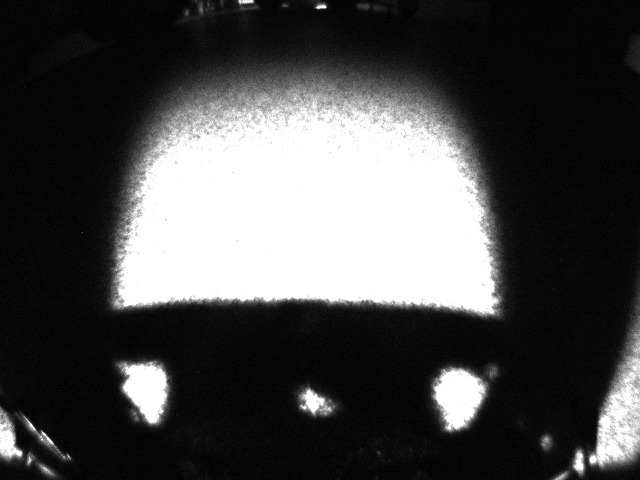
#> input picture frame 3 of src/opencv/src/voxl/takeoff.mp4, 640 x 480 px, given in place of tracking_05_06_23.mp4, which was not available
$ python contours.py
#> lines starting #> are read from the running program, lines starting #| are printed output that depends on the picture; after the words box and inside, x2 and y2 are one past the last pixel; in counts of white or black regions, pixels touching at a corner belong together; pictures that were not available may be replaced by others from this repository, and a replacement may not be noted
import cv2 as cv
import numpy as np


class Contours:
    def __init__(self):
        data = np.load("tracking_camera_intrinsic_data.npz")
#> (reads src/opencv/src/voxl/tracking_camera_intrinsic_data.npz from the repository)
        mtx = data['camera_matrix']
        dist = data['distortion_coefficient']
        cap = cv.VideoCapture("tracking_05_06_23.mp4")
        if not cap.isOpened():
            print("Can't open video file")
            exit()
        while True:
            ret, frame = cap.read()
#> frame is the input picture: shape (480, 640, 3); min 0, max 255, mean 73.4
            if not ret:
                print("Did video stream end?")
                break
            h, w = frame.shape[:2]
#> h = 480; w = 640
            newcameramtx, roi = cv.getOptimalNewCameraMatrix(mtx, dist, (w, h), 1)
#> roi = (0, 233, 386, 154)
            # undistort
            mapx, mapy = cv.initUndistortRectifyMap(mtx, dist, None, newcameramtx, (w, h), 5)
            dst = cv.remap(frame, mapx, mapy, cv.INTER_LINEAR)
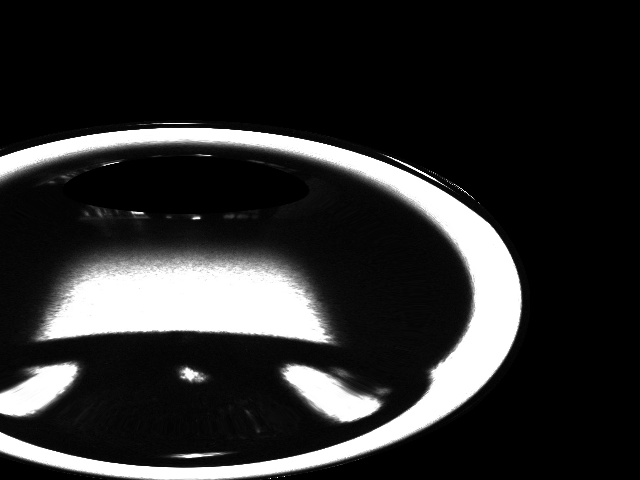
#> dst: shape (480, 640, 3); min 0, max 255, mean 44.8
            # crop the image
            x, y, w, h = roi
#> x = 0; y = 233; w = 386; h = 154
            self.dst = dst[y:y + h, x:x + w]
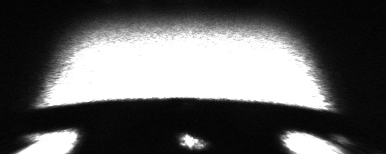
#> self.dst: shape (154, 386, 3); min 1, max 255, mean 94.8

            im1 = self.cnt()
            cv.imshow('Display', im1)
            if cv.waitKey(0) == ord('q'):
                break

    def cnt(self):
        im2 = self.dst
        rows, column, channel = im2.shape
#> rows = 154; column = 386; channel = 3
        # circle = cv.circle(im2, (int(column / 2) - 9, rows + 20), 70, (30, 200, 140), -5)
        # circle_gray = cv.cvtColor(circle, cv.COLOR_BGR2GRAY)
        rx = int(column / 2) - 9
#> rx = 184
        ry = rows + 25
#> ry = 179
        n = 0
        # [5 lines of commented-out code are left out]
        roi = im2[60:rows, 84:144]
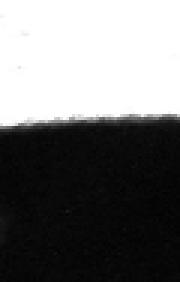
#> roi: shape (94, 60, 3) (shown 3 times larger); min 2, max 255, mean 114.1
        gray = cv.cvtColor(roi, cv.COLOR_BGR2GRAY)
        blur = cv.GaussianBlur(gray, (5, 5), 0)
        ret3, otsu_thresh = cv.threshold(blur, 0, 255, cv.THRESH_BINARY + cv.THRESH_OTSU)
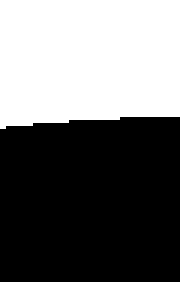
#> otsu_thresh: shape (94, 60) (shown 3 times larger); 42.8% white; 1 white region, box (x1, y1, x2, y2) and area: (0, 0, 60, 43) 2416
#> ret3 = 131
        otsu_mask = cv.bitwise_not(otsu_thresh)
#> otsu_mask: shape (94, 60); 57.2% white; 1 black region
        contours, hierarchy = cv.findContours(otsu_mask, cv.RETR_TREE, cv.CHAIN_APPROX_SIMPLE)
#> contours = 1 contour; box (x1, y1, x2, y2) and area: (0, 39, 60, 94) 3112
        cnt = contours[0]
#> cnt = contour of 12 points, box (x1, y1, x2, y2) (0, 39, 60, 94), area 3112
        rect = cv.minAreaRect(cnt)
#> rect = ((29.5, 66), (54, 59), -90)
        box = cv.boxPoints(rect)
#> box = [[59, 93], [-1.65e-15, 93], [0, 39], [59, 39]]
        box = np.int0(box)
#> box = [[59, 93], [0, 93], [0, 39], [59, 39]]
        print(box)
#| [[59 93]
#|  [ 0 93]
#|  [ 0 39]
#|  [59 39]]
        cv.drawContours(roi, [box], -1, (0, 0, 255), 1)
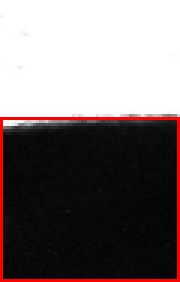
#> roi: shape (94, 60, 3) (shown 3 times larger); 4.01% of pixels changed, all inside (x1, y1, x2, y2) = (0, 39, 60, 94)
        # [28 lines of commented-out code are left out]

        im2 = cv.resize(otsu_mask, None, fx=5, fy=5, interpolation=cv.INTER_AREA)
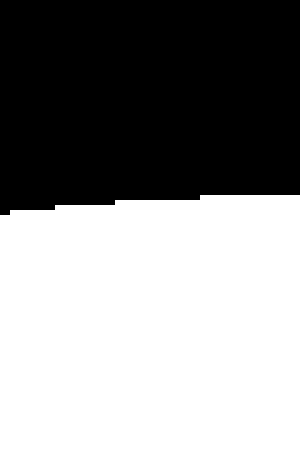
#> im2: shape (470, 300); 57.2% white; 1 black region, box (x1, y1, x2, y2) and area: (0, 0, 300, 215) 60400
        return im2

        # [6 lines of commented-out code are left out]


def main():
    Contours()
#> (key q is pressed here)


if __name__ == "__main__":
    main()
